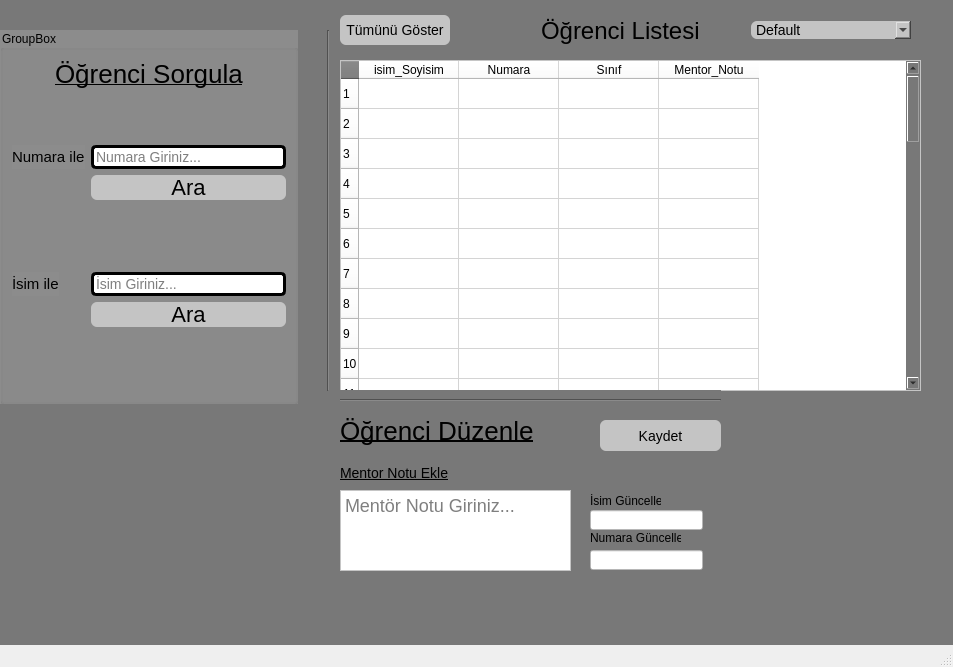
<?xml version="1.0" encoding="UTF-8"?>
<ui version="4.0">
 <class>MainWindow</class>
 <widget class="QMainWindow" name="MainWindow">
  <property name="enabled">
   <bool>true</bool>
  </property>
  <property name="geometry">
   <rect>
    <x>0</x>
    <y>0</y>
    <width>953</width>
    <height>667</height>
   </rect>
  </property>
  <property name="windowTitle">
   <string>MainWindow</string>
  </property>
  <widget class="QWidget" name="centralwidget">
   <property name="styleSheet">
    <string notr="true">background-color: #787878;</string>
   </property>
   <widget class="QTableWidget" name="TabloCiktisi">
    <property name="geometry">
     <rect>
      <x>340</x>
      <y>60</y>
      <width>581</width>
      <height>331</height>
     </rect>
    </property>
    <property name="whatsThis">
     <string/>
    </property>
    <property name="styleSheet">
     <string notr="true">background-color: white;
</string>
    </property>
    <property name="gridStyle">
     <enum>Qt::SolidLine</enum>
    </property>
    <property name="rowCount">
     <number>44</number>
    </property>
    <property name="columnCount">
     <number>4</number>
    </property>
    <row/>
    <row/>
    <row/>
    <row/>
    <row/>
    <row/>
    <row/>
    <row/>
    <row/>
    <row/>
    <row/>
    <row/>
    <row/>
    <row/>
    <row/>
    <row/>
    <row/>
    <row/>
    <row/>
    <row/>
    <row/>
    <row/>
    <row/>
    <row/>
    <row/>
    <row/>
    <row/>
    <row/>
    <row/>
    <row/>
    <row/>
    <row/>
    <row/>
    <row/>
    <row/>
    <row/>
    <row/>
    <row/>
    <row/>
    <row/>
    <row/>
    <row/>
    <row/>
    <row/>
    <column>
     <property name="text">
      <string>isim_Soyisim</string>
     </property>
    </column>
    <column>
     <property name="text">
      <string>Numara</string>
     </property>
    </column>
    <column>
     <property name="text">
      <string>Sınıf</string>
     </property>
    </column>
    <column>
     <property name="text">
      <string>Mentor_Notu</string>
     </property>
    </column>
   </widget>
   <widget class="QWidget" name="horizontalLayoutWidget_2">
    <property name="geometry">
     <rect>
      <x>340</x>
      <y>10</y>
      <width>571</width>
      <height>41</height>
     </rect>
    </property>
    <layout class="QHBoxLayout" name="horizontalLayout_2">
     <item>
      <widget class="QPushButton" name="TumunuGoster_Tablo">
       <property name="sizePolicy">
        <sizepolicy hsizetype="Preferred" vsizetype="Fixed">
         <horstretch>0</horstretch>
         <verstretch>0</verstretch>
        </sizepolicy>
       </property>
       <property name="minimumSize">
        <size>
         <width>93</width>
         <height>30</height>
        </size>
       </property>
       <property name="styleSheet">
        <string notr="true">background-color: #c4c4c4;
font-size: 14px;
border: 3px rgb(1, 3, 56) solid;
border-radius: 6px;</string>
       </property>
       <property name="text">
        <string>Tümünü Göster</string>
       </property>
      </widget>
     </item>
     <item>
      <spacer name="horizontalSpacer_2">
       <property name="orientation">
        <enum>Qt::Horizontal</enum>
       </property>
       <property name="sizeType">
        <enum>QSizePolicy::Fixed</enum>
       </property>
       <property name="sizeHint" stdset="0">
        <size>
         <width>85</width>
         <height>20</height>
        </size>
       </property>
      </spacer>
     </item>
     <item>
      <widget class="QLabel" name="label_7">
       <property name="styleSheet">
        <string notr="true">font-size: 24px;
background-color: rgba(0,0,0,0)</string>
       </property>
       <property name="text">
        <string>Öğrenci Listesi</string>
       </property>
      </widget>
     </item>
     <item>
      <spacer name="horizontalSpacer">
       <property name="orientation">
        <enum>Qt::Horizontal</enum>
       </property>
       <property name="sizeType">
        <enum>QSizePolicy::Fixed</enum>
       </property>
       <property name="sizeHint" stdset="0">
        <size>
         <width>45</width>
         <height>30</height>
        </size>
       </property>
      </spacer>
     </item>
     <item>
      <widget class="QComboBox" name="comboBox">
       <property name="font">
        <font>
         <pointsize>-1</pointsize>
        </font>
       </property>
       <property name="autoFillBackground">
        <bool>false</bool>
       </property>
       <property name="styleSheet">
        <string notr="true">background-color: #c4c4c4;
font-size: 14px;
border: 3px rgb(1, 3, 56) solid;
border-radius: 6px;</string>
       </property>
       <property name="maxVisibleItems">
        <number>20</number>
       </property>
       <item>
        <property name="text">
         <string extracomment="database'in default sıralamasıdır.">Default</string>
        </property>
       </item>
       <item>
        <property name="text">
         <string>Sınıfa Göre Sırala</string>
        </property>
       </item>
       <item>
        <property name="text">
         <string>Numaraya Göre Sırala</string>
        </property>
       </item>
       <item>
        <property name="text">
         <string>İsime Göre Sırala</string>
        </property>
       </item>
      </widget>
     </item>
    </layout>
   </widget>
   <widget class="QGroupBox" name="groupBox">
    <property name="geometry">
     <rect>
      <x>0</x>
      <y>30</y>
      <width>298</width>
      <height>374</height>
     </rect>
    </property>
    <property name="styleSheet">
     <string notr="true">background-color: #8c8c8c;</string>
    </property>
    <property name="title">
     <string>GroupBox</string>
    </property>
    <layout class="QVBoxLayout" name="verticalLayout">
     <item>
      <layout class="QVBoxLayout" name="SorgulamaMenusu">
       <property name="sizeConstraint">
        <enum>QLayout::SetFixedSize</enum>
       </property>
       <property name="rightMargin">
        <number>0</number>
       </property>
       <item>
        <layout class="QHBoxLayout" name="horizontalLayout">
         <item>
          <spacer name="horizontalSpacer_3">
           <property name="orientation">
            <enum>Qt::Horizontal</enum>
           </property>
           <property name="sizeHint" stdset="0">
            <size>
             <width>40</width>
             <height>20</height>
            </size>
           </property>
          </spacer>
         </item>
         <item>
          <widget class="QLabel" name="label_2">
           <property name="styleSheet">
            <string notr="true">font-size: 26px;
background-color: rgba(97, 72, 85, 0);
text-decoration: underline;
</string>
           </property>
           <property name="text">
            <string>Öğrenci Sorgula</string>
           </property>
          </widget>
         </item>
         <item>
          <spacer name="horizontalSpacer_4">
           <property name="orientation">
            <enum>Qt::Horizontal</enum>
           </property>
           <property name="sizeHint" stdset="0">
            <size>
             <width>40</width>
             <height>20</height>
            </size>
           </property>
          </spacer>
         </item>
        </layout>
       </item>
       <item>
        <spacer name="verticalSpacer_2">
         <property name="orientation">
          <enum>Qt::Vertical</enum>
         </property>
         <property name="sizeType">
          <enum>QSizePolicy::Preferred</enum>
         </property>
         <property name="sizeHint" stdset="0">
          <size>
           <width>20</width>
           <height>50</height>
          </size>
         </property>
        </spacer>
       </item>
       <item>
        <layout class="QFormLayout" name="formLayout">
         <item row="4" column="0">
          <widget class="QLabel" name="label_3">
           <property name="font">
            <font>
             <pointsize>11</pointsize>
            </font>
           </property>
           <property name="text">
            <string>Numara ile</string>
           </property>
          </widget>
         </item>
         <item row="4" column="1">
          <widget class="QLineEdit" name="NumaraSorguInput">
           <property name="styleSheet">
            <string notr="true">background-color: white;
font-size: 14px;
border-width: 3px;  
border-style: solid; 
border-color: black;  
border-radius: 5px;  </string>
           </property>
           <property name="text">
            <string/>
           </property>
           <property name="placeholderText">
            <string>Numara Giriniz...</string>
           </property>
          </widget>
         </item>
         <item row="5" column="1">
          <widget class="QPushButton" name="NumaraSorguButton">
           <property name="sizePolicy">
            <sizepolicy hsizetype="Preferred" vsizetype="Fixed">
             <horstretch>0</horstretch>
             <verstretch>0</verstretch>
            </sizepolicy>
           </property>
           <property name="styleSheet">
            <string notr="true">background-color: #c4c4c4;
font-size: 22px;
border: 3px rgb(1, 3, 56) solid;
border-radius: 6px;</string>
           </property>
           <property name="text">
            <string>Ara</string>
           </property>
           <property name="autoRepeatInterval">
            <number>100</number>
           </property>
          </widget>
         </item>
         <item row="6" column="1">
          <spacer name="verticalSpacer">
           <property name="orientation">
            <enum>Qt::Vertical</enum>
           </property>
           <property name="sizeHint" stdset="0">
            <size>
             <width>20</width>
             <height>40</height>
            </size>
           </property>
          </spacer>
         </item>
         <item row="7" column="0">
          <widget class="QLabel" name="label_4">
           <property name="font">
            <font>
             <pointsize>11</pointsize>
            </font>
           </property>
           <property name="text">
            <string>İsim ile</string>
           </property>
          </widget>
         </item>
         <item row="7" column="1">
          <widget class="QLineEdit" name="isimSorguInput">
           <property name="font">
            <font>
             <pointsize>-1</pointsize>
            </font>
           </property>
           <property name="styleSheet">
            <string notr="true">background-color: white;
font-size: 14px;
border-width: 3px;  
border-style: solid; 
border-color: black;  
border-radius: 5px;  </string>
           </property>
           <property name="text">
            <string/>
           </property>
           <property name="placeholderText">
            <string>İsim Giriniz...</string>
           </property>
          </widget>
         </item>
         <item row="8" column="1">
          <widget class="QPushButton" name="isimSorguButton">
           <property name="sizePolicy">
            <sizepolicy hsizetype="Preferred" vsizetype="Fixed">
             <horstretch>0</horstretch>
             <verstretch>0</verstretch>
            </sizepolicy>
           </property>
           <property name="styleSheet">
            <string notr="true">background-color: #c4c4c4;
font-size: 22px;
border: 3px rgb(1, 3, 56) solid;
border-radius: 6px;</string>
           </property>
           <property name="text">
            <string>Ara</string>
           </property>
           <property name="autoRepeatInterval">
            <number>100</number>
           </property>
          </widget>
         </item>
         <item row="9" column="1">
          <spacer name="verticalSpacer_3">
           <property name="orientation">
            <enum>Qt::Vertical</enum>
           </property>
           <property name="sizeHint" stdset="0">
            <size>
             <width>20</width>
             <height>40</height>
            </size>
           </property>
          </spacer>
         </item>
        </layout>
       </item>
      </layout>
     </item>
    </layout>
   </widget>
   <widget class="QLabel" name="label_5">
    <property name="geometry">
     <rect>
      <x>340</x>
      <y>410</y>
      <width>291</width>
      <height>41</height>
     </rect>
    </property>
    <property name="styleSheet">
     <string notr="true">font-size: 26px;
background-color: rgba(97, 72, 85, 0);
text-decoration: underline;
</string>
    </property>
    <property name="text">
     <string>Öğrenci Düzenle</string>
    </property>
   </widget>
   <widget class="QTextEdit" name="mentorNotuGuncelleInput">
    <property name="geometry">
     <rect>
      <x>340</x>
      <y>490</y>
      <width>231</width>
      <height>81</height>
     </rect>
    </property>
    <property name="styleSheet">
     <string notr="true">background-color: white;
font-size: 18px;</string>
    </property>
    <property name="html">
     <string>&lt;!DOCTYPE HTML PUBLIC &quot;-//W3C//DTD HTML 4.0//EN&quot; &quot;http://www.w3.org/TR/REC-html40/strict.dtd&quot;&gt;
&lt;html&gt;&lt;head&gt;&lt;meta name=&quot;qrichtext&quot; content=&quot;1&quot; /&gt;&lt;style type=&quot;text/css&quot;&gt;
p, li { white-space: pre-wrap; }
&lt;/style&gt;&lt;/head&gt;&lt;body style=&quot; font-family:'MS Shell Dlg 2'; font-size:18px; font-weight:400; font-style:normal;&quot;&gt;
&lt;p style=&quot;-qt-paragraph-type:empty; margin-top:0px; margin-bottom:0px; margin-left:0px; margin-right:0px; -qt-block-indent:0; text-indent:0px; font-size:8.25pt;&quot;&gt;&lt;br /&gt;&lt;/p&gt;&lt;/body&gt;&lt;/html&gt;</string>
    </property>
    <property name="placeholderText">
     <string>Mentör Notu Giriniz...</string>
    </property>
   </widget>
   <widget class="QLabel" name="label_6">
    <property name="geometry">
     <rect>
      <x>340</x>
      <y>463</y>
      <width>111</width>
      <height>20</height>
     </rect>
    </property>
    <property name="styleSheet">
     <string notr="true">font-size: 14px;
background-color: rgba(97, 72, 85, 0);
text-decoration: underline;
</string>
    </property>
    <property name="text">
     <string>Mentor Notu Ekle</string>
    </property>
   </widget>
   <widget class="QLineEdit" name="isimGuncelleInput">
    <property name="geometry">
     <rect>
      <x>590</x>
      <y>510</y>
      <width>113</width>
      <height>20</height>
     </rect>
    </property>
    <property name="styleSheet">
     <string notr="true">background-color: white;
font-size: 13px;</string>
    </property>
   </widget>
   <widget class="QLineEdit" name="numaraGuncelleInput">
    <property name="geometry">
     <rect>
      <x>590</x>
      <y>550</y>
      <width>113</width>
      <height>20</height>
     </rect>
    </property>
    <property name="styleSheet">
     <string notr="true">background-color: white;
font-size: 13px;</string>
    </property>
   </widget>
   <widget class="QLabel" name="label_8">
    <property name="geometry">
     <rect>
      <x>590</x>
      <y>490</y>
      <width>71</width>
      <height>21</height>
     </rect>
    </property>
    <property name="styleSheet">
     <string notr="true">background-color: rgba(97, 72, 85, 0);</string>
    </property>
    <property name="text">
     <string>İsim Güncelle</string>
    </property>
   </widget>
   <widget class="QLabel" name="label_9">
    <property name="geometry">
     <rect>
      <x>590</x>
      <y>530</y>
      <width>91</width>
      <height>16</height>
     </rect>
    </property>
    <property name="styleSheet">
     <string notr="true">background-color: rgba(97, 72, 85, 0);</string>
    </property>
    <property name="text">
     <string>Numara Güncelle</string>
    </property>
   </widget>
   <widget class="QPushButton" name="duzenlemeKaydet">
    <property name="geometry">
     <rect>
      <x>600</x>
      <y>420</y>
      <width>121</width>
      <height>31</height>
     </rect>
    </property>
    <property name="styleSheet">
     <string notr="true">background-color: #c4c4c4;
font-size: 14px;
border: 3px rgb(1, 3, 56) solid;
border-radius: 6px;</string>
    </property>
    <property name="text">
     <string>Kaydet</string>
    </property>
   </widget>
   <widget class="Line" name="line">
    <property name="geometry">
     <rect>
      <x>340</x>
      <y>390</y>
      <width>381</width>
      <height>20</height>
     </rect>
    </property>
    <property name="styleSheet">
     <string notr="true"/>
    </property>
    <property name="orientation">
     <enum>Qt::Horizontal</enum>
    </property>
   </widget>
   <widget class="Line" name="line_2">
    <property name="geometry">
     <rect>
      <x>320</x>
      <y>30</y>
      <width>16</width>
      <height>361</height>
     </rect>
    </property>
    <property name="orientation">
     <enum>Qt::Vertical</enum>
    </property>
   </widget>
  </widget>
  <widget class="QMenuBar" name="menubar">
   <property name="geometry">
    <rect>
     <x>0</x>
     <y>0</y>
     <width>953</width>
     <height>21</height>
    </rect>
   </property>
  </widget>
  <widget class="QStatusBar" name="statusbar"/>
 </widget>
 <resources/>
 <connections/>
</ui>
